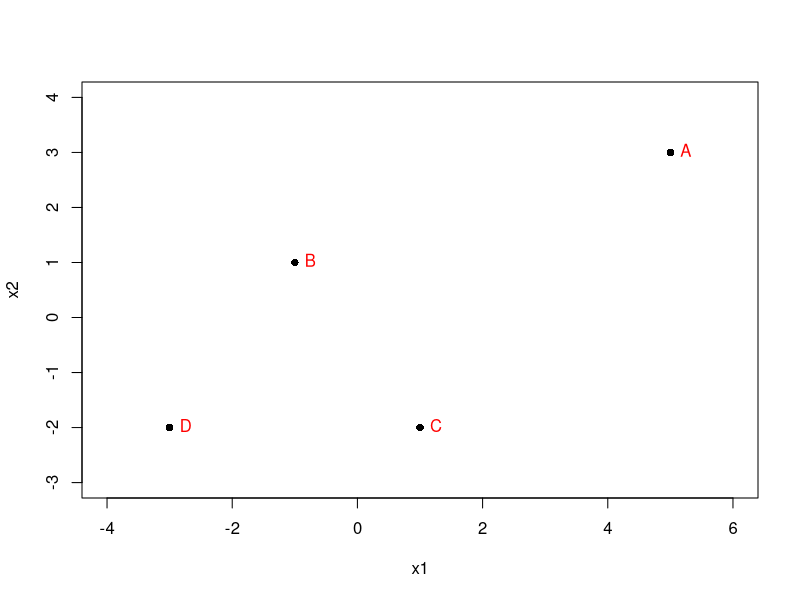
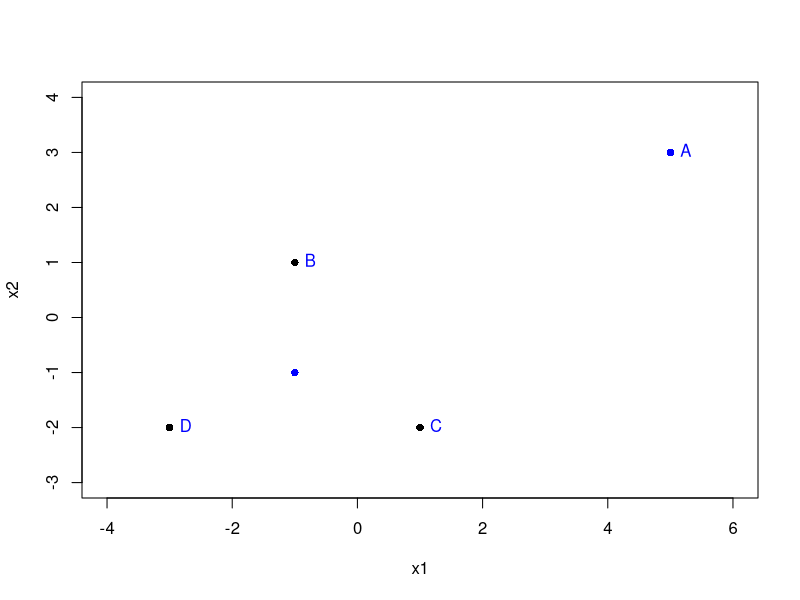
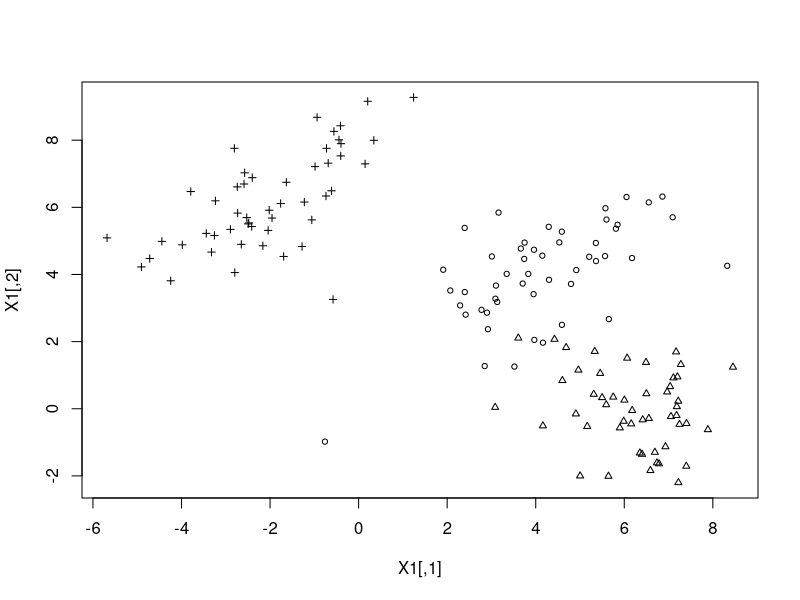
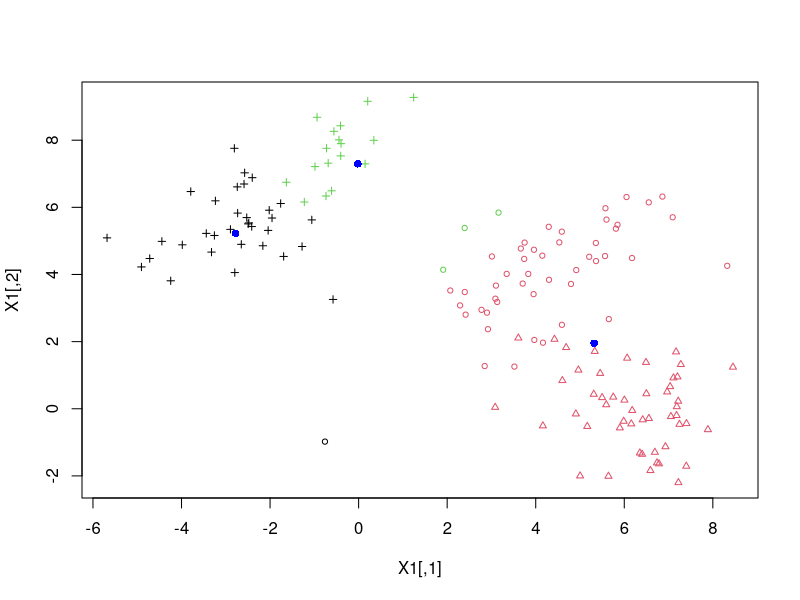
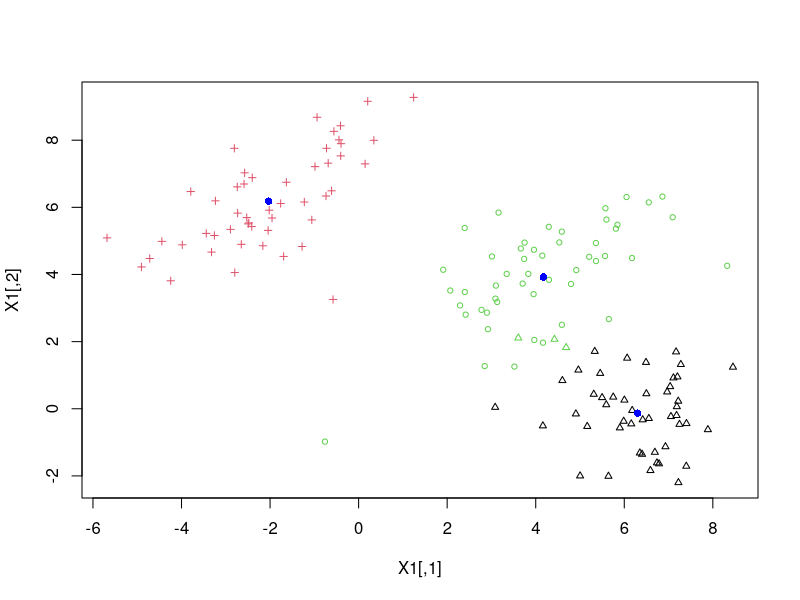
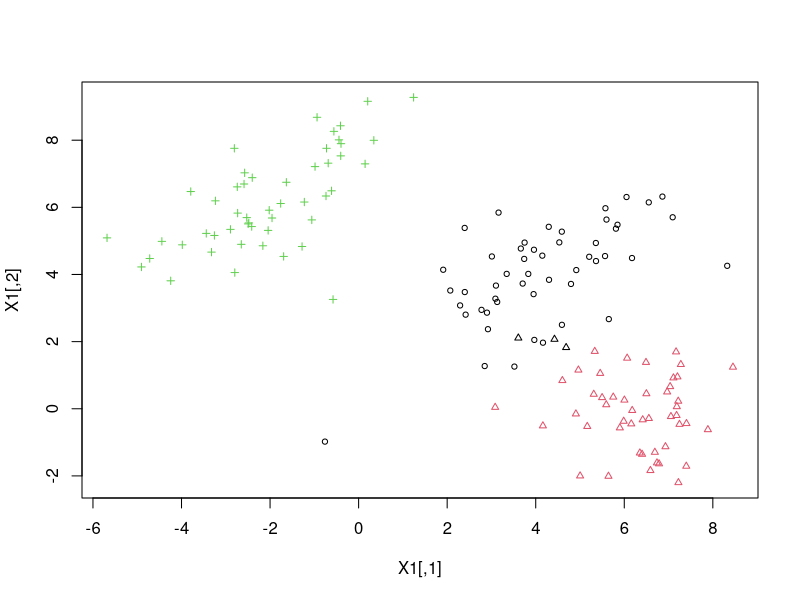
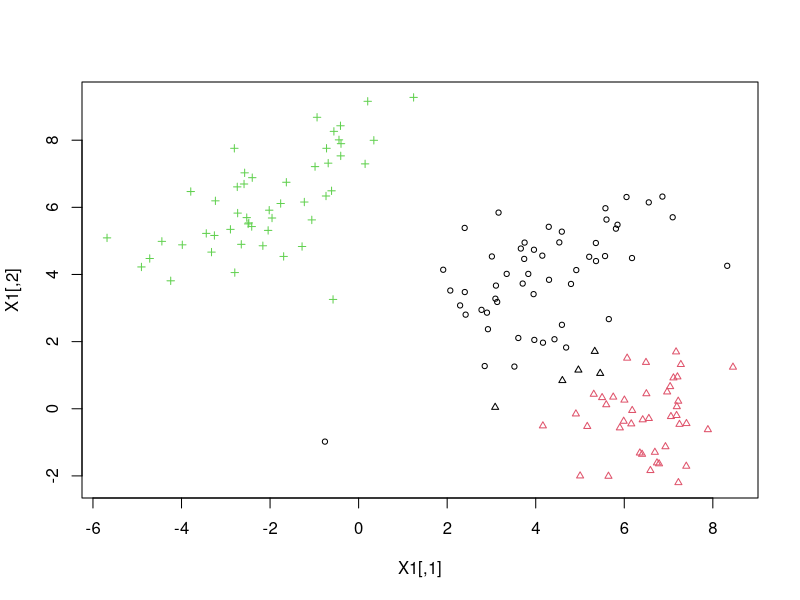
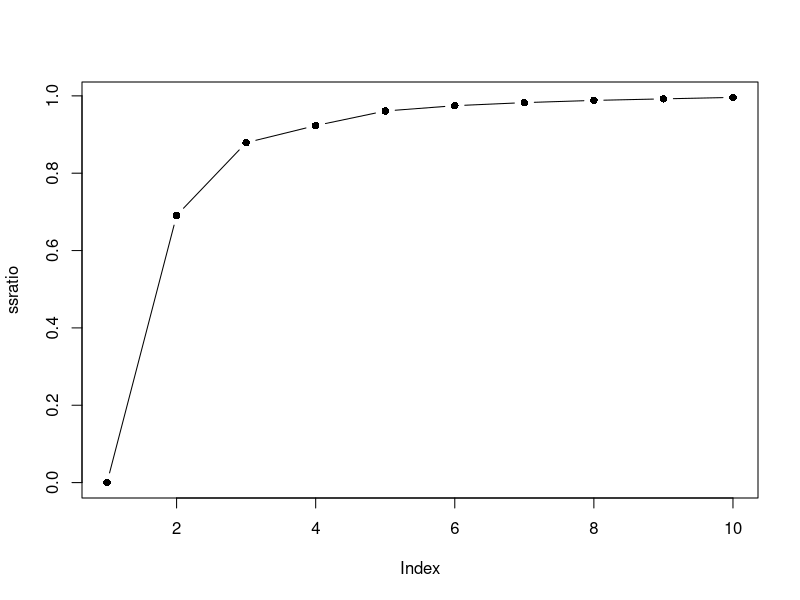

Generate these figures, in order, with R:
## ---- chunk 1
knitr::opts_chunk$set(
  options(digits = 3), # round to 3 digits
  echo = TRUE,
  comment = "#",
  fig.path = "figures/",
  fig.height = 3.6,
  fig.width = 4,
  fig.align = "center",
  cache = FALSE,
  warnings = FALSE,
  message = FALSE)
knitr::opts_knit$set(
  root.dir="data/"
  )
## ---- chunk 2
x1 <- c(5, -1, 1, -3) 
x2 <- c(3, 1, -2, -2) 
X0 <- cbind(x1, x2) 
plot(X0, pch =16, xlim = c(-4, 6), ylim = c(-3, 4))
text(X0, c("A", "B", "C", "D"), pos = 4, col = "red")
## ---- chunk 3
(fit0 <- kmeans(X0, centers = 2))
plot(X0, pch =16, xlim = c(-4, 6), ylim = c(-3, 4))
text(X0, c("A", "B", "C", "D"), pos = 4, col = "blue")
points(fit0$centers, col = "blue", pch = 16)
## ---- chunk 4
library(MASS) 
# generate a multivariate normal data
Sigma1 <- matrix(c(2.25,1.5,1.5,2.25), nrow=2)  
set.seed(17)
group1 <- mvrnorm(50, mu = c(4, 4), Sigma = Sigma1) 
group2 <- mvrnorm(50, mu = c(6, 0), Sigma = diag(2))
group3 <- mvrnorm(50, mu = c(-2, 6), Sigma = Sigma1)
X1 <- rbind(group1, group2, group3)
class1 <- c(rep(1, 50), rep(2, 50), rep(3, 50))
plot(X1, pch = class1, cex = 0.7)
# point symbol is natural classes
## ---- chunk 5
set.seed(17)
fit11 <- kmeans(X1, centers = 3)
table(fit11$cluster)
fit11$centers # cluster centers
plot(X1, pch = class1, col = fit11$cluster, cex = 0.7)
points(fit11$centers, col = "blue", pch = 16)
# point symbol is natural classes
# point color is cluster solution
# blue point are cluster centers
## ---- chunk 6
set.seed(18)
fit12 <- kmeans(X1, centers = 3)
table(fit12$cluster)
fit12$centers
plot(X1, pch = class1, col = fit12$cluster, cex = 0.7)
points(fit12$centers, col = "blue", pch = 16)
# point symbol is natural classes
# point color is cluster solution
# blue point are cluster centers
## ---- chunk 7
fit21 <- kmeans(X1, centers = 3, nstart = 25)
fit22 <- kmeans(X1, centers = 3, nstart = 25)
# heirarchical clustering method using Ward Method
fit2.hclust <- hclust(dist(X1), method = "ward.D")
# similar kmeans predicted cluster
table(kmeans1 = fit21$cluster, kmeans2 = fit22$cluster)
# kmeans and Ward Heirarchical clustering method
table(kmeans1 = fit21$cluster, 
       hclust = cutree(fit2.hclust, k = 3))
# lets see kmeans clusters output
plot(X1, pch = class1, col = fit21$cluster, cex = 0.7)
## ---- chunk 8
# heirarchical clustering method using Ward Method
fit2.hclust <- hclust(dist(X1), method = "ward.D")
# predicted clusters are almost the same
table(kmeans1 = fit21$cluster, 
      hclust = cutree(fit2.hclust, k = 3))
# lets see kmeans and hclust clusters output
plot(X1, pch = fit21$cluster, 
      col = cutree(fit2.hclust, k = 3), cex = 0.7)
## ---- chunk 9
utility <- as.matrix(read.table("T12-5.DAT")[,1:8]) 
rownames(utility) <- read.table("T12-5.DAT")[,9]
ssratio <- rep(NA, 10) # create storage vector
for(k in 1:length(ssratio)) { 	
	# Tries numerous random starts
	fit = kmeans(utility, k, nstart = 25)   	
	ssratio[k] <- fit$betweenss/fit$totss 	
} 
# Levels out after k = 3
plot(ssratio, type = "b", pch = 16) 
## ---- chunk 10
colnames(utility) <- c("Income/Debt", "ReturnCap", 
                       "CostPerKW", "Load", "Demand", 
                       "Sales", "PercNuc", "FuelC")
# use 3 clusters
util.kmeans <- kmeans(utility, 3, nstart = 25) 
# compare with agglomerative clustering 
## ---- chunk 11
pairs(utility[, 1:6], col = util.kmeans$cluster, 
      pch = 16, cex = 0.6)
## ---- chunk 12
names(swiss)
# use 3 clusters
swiss.kmeans <- kmeans(scale(swiss), 3, nstart=25)  
## ---- chunk 13
pairs(swiss, col = swiss.kmeans$cluster, 
      pch = 16, cex = 0.6)  
